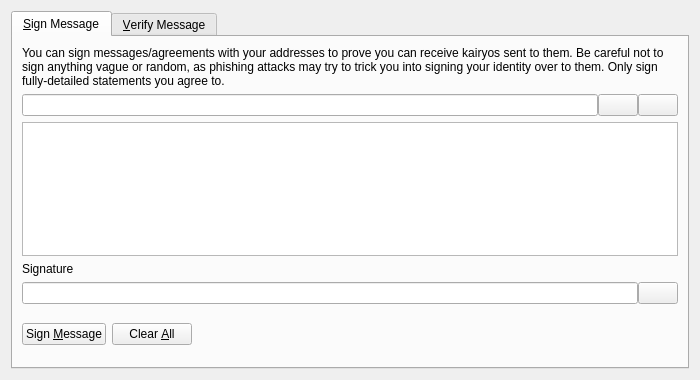
<?xml version="1.0" encoding="UTF-8"?>
<ui version="4.0">
 <class>SignVerifyMessageDialog</class>
 <widget class="QDialog" name="SignVerifyMessageDialog">
  <property name="geometry">
   <rect>
    <x>0</x>
    <y>0</y>
    <width>700</width>
    <height>380</height>
   </rect>
  </property>
  <property name="windowTitle">
   <string>Signatures - Sign / Verify a Message</string>
  </property>
  <property name="modal">
   <bool>true</bool>
  </property>
  <layout class="QVBoxLayout" name="verticalLayout">
   <item>
    <widget class="QTabWidget" name="tabWidget">
     <property name="currentIndex">
      <number>0</number>
     </property>
     <widget class="QWidget" name="tabSignMessage">
      <attribute name="title">
       <string>&amp;Sign Message</string>
      </attribute>
      <layout class="QVBoxLayout" name="verticalLayout_SM">
       <item>
        <widget class="QLabel" name="infoLabel_SM">
         <property name="text">
          <string>You can sign messages/agreements with your addresses to prove you can receive kairyos sent to them. Be careful not to sign anything vague or random, as phishing attacks may try to trick you into signing your identity over to them. Only sign fully-detailed statements you agree to.</string>
         </property>
         <property name="textFormat">
          <enum>Qt::PlainText</enum>
         </property>
         <property name="wordWrap">
          <bool>true</bool>
         </property>
        </widget>
       </item>
       <item>
        <layout class="QHBoxLayout" name="horizontalLayout_1_SM">
         <property name="spacing">
          <number>0</number>
         </property>
         <item>
          <widget class="QValidatedLineEdit" name="addressIn_SM">
           <property name="toolTip">
            <string>The Kairyo address to sign the message with</string>
           </property>
          </widget>
         </item>
         <item>
          <widget class="QPushButton" name="addressBookButton_SM">
           <property name="toolTip">
            <string>Choose previously used address</string>
           </property>
           <property name="text">
            <string/>
           </property>
           <property name="icon">
            <iconset resource="../bitcoin.qrc">
             <normaloff>:/icons/address-book</normaloff>:/icons/address-book</iconset>
           </property>
           <property name="shortcut">
            <string>Alt+A</string>
           </property>
           <property name="autoDefault">
            <bool>false</bool>
           </property>
          </widget>
         </item>
         <item>
          <widget class="QPushButton" name="pasteButton_SM">
           <property name="toolTip">
            <string>Paste address from clipboard</string>
           </property>
           <property name="text">
            <string/>
           </property>
           <property name="icon">
            <iconset resource="../bitcoin.qrc">
             <normaloff>:/icons/editpaste</normaloff>:/icons/editpaste</iconset>
           </property>
           <property name="shortcut">
            <string>Alt+P</string>
           </property>
           <property name="autoDefault">
            <bool>false</bool>
           </property>
          </widget>
         </item>
        </layout>
       </item>
       <item>
        <widget class="QPlainTextEdit" name="messageIn_SM">
         <property name="toolTip">
          <string>Enter the message you want to sign here</string>
         </property>
        </widget>
       </item>
       <item>
        <widget class="QLabel" name="signatureLabel_SM">
         <property name="text">
          <string>Signature</string>
         </property>
         <property name="textFormat">
          <enum>Qt::PlainText</enum>
         </property>
        </widget>
       </item>
       <item>
        <layout class="QHBoxLayout" name="horizontalLayout_2_SM">
         <property name="spacing">
          <number>0</number>
         </property>
         <item>
          <widget class="QLineEdit" name="signatureOut_SM">
           <property name="font">
            <font>
             <italic>true</italic>
            </font>
           </property>
           <property name="readOnly">
            <bool>true</bool>
           </property>
          </widget>
         </item>
         <item>
          <widget class="QPushButton" name="copySignatureButton_SM">
           <property name="toolTip">
            <string>Copy the current signature to the system clipboard</string>
           </property>
           <property name="text">
            <string/>
           </property>
           <property name="icon">
            <iconset resource="../bitcoin.qrc">
             <normaloff>:/icons/editcopy</normaloff>:/icons/editcopy</iconset>
           </property>
           <property name="autoDefault">
            <bool>false</bool>
           </property>
          </widget>
         </item>
        </layout>
       </item>
       <item>
        <layout class="QHBoxLayout" name="horizontalLayout_3_SM">
         <item>
          <widget class="QPushButton" name="signMessageButton_SM">
           <property name="toolTip">
            <string>Sign the message to prove you own this Kairyo address</string>
           </property>
           <property name="text">
            <string>Sign &amp;Message</string>
           </property>
           <property name="icon">
            <iconset resource="../bitcoin.qrc">
             <normaloff>:/icons/edit</normaloff>:/icons/edit</iconset>
           </property>
           <property name="autoDefault">
            <bool>false</bool>
           </property>
          </widget>
         </item>
         <item>
          <widget class="QPushButton" name="clearButton_SM">
           <property name="toolTip">
            <string>Reset all sign message fields</string>
           </property>
           <property name="text">
            <string>Clear &amp;All</string>
           </property>
           <property name="icon">
            <iconset resource="../bitcoin.qrc">
             <normaloff>:/icons/remove</normaloff>:/icons/remove</iconset>
           </property>
           <property name="autoDefault">
            <bool>false</bool>
           </property>
          </widget>
         </item>
         <item>
          <spacer name="horizontalSpacer_1_SM">
           <property name="orientation">
            <enum>Qt::Horizontal</enum>
           </property>
           <property name="sizeHint" stdset="0">
            <size>
             <width>40</width>
             <height>48</height>
            </size>
           </property>
          </spacer>
         </item>
         <item>
          <widget class="QLabel" name="statusLabel_SM">
           <property name="font">
            <font>
             <weight>75</weight>
             <bold>true</bold>
            </font>
           </property>
           <property name="text">
            <string/>
           </property>
           <property name="wordWrap">
            <bool>true</bool>
           </property>
          </widget>
         </item>
         <item>
          <spacer name="horizontalSpacer_2_SM">
           <property name="orientation">
            <enum>Qt::Horizontal</enum>
           </property>
           <property name="sizeHint" stdset="0">
            <size>
             <width>40</width>
             <height>48</height>
            </size>
           </property>
          </spacer>
         </item>
        </layout>
       </item>
      </layout>
     </widget>
     <widget class="QWidget" name="tabVerifyMessage">
      <attribute name="title">
       <string>&amp;Verify Message</string>
      </attribute>
      <layout class="QVBoxLayout" name="verticalLayout_VM">
       <item>
        <widget class="QLabel" name="infoLabel_VM">
         <property name="text">
          <string>Enter the receiver's address, message (ensure you copy line breaks, spaces, tabs, etc. exactly) and signature below to verify the message. Be careful not to read more into the signature than what is in the signed message itself, to avoid being tricked by a man-in-the-middle attack. Note that this only proves the signing party receives with the address, it cannot prove sendership of any transaction!</string>
         </property>
         <property name="textFormat">
          <enum>Qt::PlainText</enum>
         </property>
         <property name="alignment">
          <set>Qt::AlignLeading|Qt::AlignLeft|Qt::AlignTop</set>
         </property>
         <property name="wordWrap">
          <bool>true</bool>
         </property>
        </widget>
       </item>
       <item>
        <layout class="QHBoxLayout" name="horizontalLayout_1_VM">
         <property name="spacing">
          <number>0</number>
         </property>
         <item>
          <widget class="QValidatedLineEdit" name="addressIn_VM">
           <property name="toolTip">
            <string>The Kairyo address the message was signed with</string>
           </property>
          </widget>
         </item>
         <item>
          <widget class="QPushButton" name="addressBookButton_VM">
           <property name="toolTip">
            <string>Choose previously used address</string>
           </property>
           <property name="text">
            <string/>
           </property>
           <property name="icon">
            <iconset resource="../bitcoin.qrc">
             <normaloff>:/icons/address-book</normaloff>:/icons/address-book</iconset>
           </property>
           <property name="shortcut">
            <string>Alt+A</string>
           </property>
           <property name="autoDefault">
            <bool>false</bool>
           </property>
          </widget>
         </item>
        </layout>
       </item>
       <item>
        <widget class="QPlainTextEdit" name="messageIn_VM"/>
       </item>
       <item>
        <widget class="QValidatedLineEdit" name="signatureIn_VM"/>
       </item>
       <item>
        <layout class="QHBoxLayout" name="horizontalLayout_2_VM">
         <item>
          <widget class="QPushButton" name="verifyMessageButton_VM">
           <property name="toolTip">
            <string>Verify the message to ensure it was signed with the specified Kairyo address</string>
           </property>
           <property name="text">
            <string>Verify &amp;Message</string>
           </property>
           <property name="icon">
            <iconset resource="../bitcoin.qrc">
             <normaloff>:/icons/transaction_0</normaloff>:/icons/transaction_0</iconset>
           </property>
           <property name="autoDefault">
            <bool>false</bool>
           </property>
          </widget>
         </item>
         <item>
          <widget class="QPushButton" name="clearButton_VM">
           <property name="toolTip">
            <string>Reset all verify message fields</string>
           </property>
           <property name="text">
            <string>Clear &amp;All</string>
           </property>
           <property name="icon">
            <iconset resource="../bitcoin.qrc">
             <normaloff>:/icons/remove</normaloff>:/icons/remove</iconset>
           </property>
           <property name="autoDefault">
            <bool>false</bool>
           </property>
          </widget>
         </item>
         <item>
          <spacer name="horizontalSpacer_1_VM">
           <property name="orientation">
            <enum>Qt::Horizontal</enum>
           </property>
           <property name="sizeHint" stdset="0">
            <size>
             <width>40</width>
             <height>48</height>
            </size>
           </property>
          </spacer>
         </item>
         <item>
          <widget class="QLabel" name="statusLabel_VM">
           <property name="font">
            <font>
             <weight>75</weight>
             <bold>true</bold>
            </font>
           </property>
           <property name="text">
            <string/>
           </property>
           <property name="wordWrap">
            <bool>true</bool>
           </property>
          </widget>
         </item>
         <item>
          <spacer name="horizontalSpacer_2_VM">
           <property name="orientation">
            <enum>Qt::Horizontal</enum>
           </property>
           <property name="sizeHint" stdset="0">
            <size>
             <width>40</width>
             <height>48</height>
            </size>
           </property>
          </spacer>
         </item>
        </layout>
       </item>
      </layout>
     </widget>
    </widget>
   </item>
  </layout>
 </widget>
 <customwidgets>
  <customwidget>
   <class>QValidatedLineEdit</class>
   <extends>QLineEdit</extends>
   <header>qt/qvalidatedlineedit.h</header>
  </customwidget>
 </customwidgets>
 <resources>
  <include location="../bitcoin.qrc"/>
 </resources>
 <connections/>
</ui>
